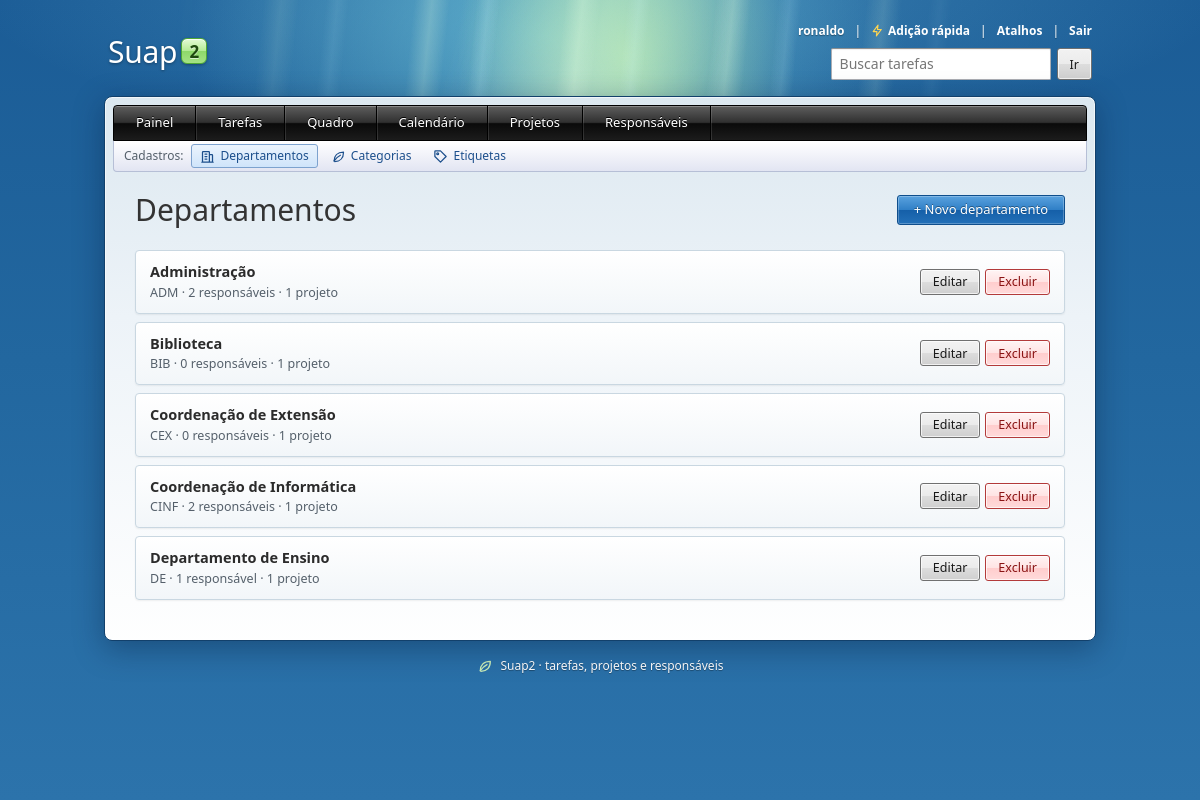
Page /departamentos/ (signed in) on the committed database.
### Suap2APP/models.py (models this page shows, shortened)
class Departamento(models.Model):
    nome = models.CharField(max_length=100, unique=True)
    sigla = models.CharField(max_length=10, blank=True)
    class Meta:
        verbose_name = 'Departamento'
        verbose_name_plural = 'Departamentos'
        ordering = ['nome']

### Suap2APP/views.py (the view)
# urls.py: path('departamentos/', views.DepartamentoListView.as_view(), name='departamento_list'),
class DepartamentoListView(LeituraMixin, ListView):
    model = Departamento
    context_object_name = 'departamentos'
    def get_queryset(self):
        return Departamento.objects.annotate(
            total_responsaveis=Count('responsaveis', distinct=True),
            total_projetos=Count('projetos', distinct=True),
        )

### Suap2APP/context_processors.py (called while the page is built)
def acesso(request):
    return {
        'visitante': e_visitante(request),
        'pode_editar': request.user.is_authenticated,
    }

### Suap2APP/views.py (called while the page is built)
def e_visitante(request):
    return not request.user.is_authenticated and request.session.get(SESSAO_VISITANTE, False)

    def dispatch(self, request, *args, **kwargs):
        if request.method in ('GET', 'HEAD') and e_visitante(request):
            return super(LoginRequiredMixin, self).dispatch(request, *args, **kwargs)
        return super().dispatch(request, *args, **kwargs)

### Suap2APP/templates/Suap2APP/departamento_list.html (shortened to what this page needs)
{% extends 'Suap2APP/base.html' %}
{% block content %}
    <div class="cabecalho">
        <h1>Departamentos</h1>
        {% if pode_editar %}
        <a class="btn btn-primary" href="{% url 'departamento_create' %}">+ Novo departamento</a>
        {% endif %}
    </div>
    {% if departamentos %}
        <div class="lista">
            {% for departamento in departamentos %}
                <div class="item">
                    <div class="item-info">
                        <div class="item-titulo">{{ departamento.nome }}</div>
                        <div class="item-detalhe">
                            {% if departamento.sigla %}{{ departamento.sigla }} · {% endif %}
                            {{ departamento.total_responsaveis }} responsáve{{ departamento.total_responsaveis|pluralize:"l,is" }}
                            · {{ departamento.total_projetos }} projeto{{ departamento.total_projetos|pluralize }}
                        </div>
                    </div>
                    {% if pode_editar %}
                        <div class="acoes">
                            <a class="btn btn-secondary btn-small" href="{% url 'departamento_update' departamento.pk %}">Editar</a>
                            <a class="btn btn-danger btn-small" href="{% url 'departamento_delete' departamento.pk %}">Excluir</a>
                        </div>
                    {% endif %}
                </div>
            {% endfor %}
        </div>
    {% else %}
        <p class="vazio">Nenhum departamento cadastrado ainda.</p>
    {% endif %}
{% endblock %}

### Suap2APP/templates/Suap2APP/_topo.html (shortened to what this page needs)
<header class="topo">
    <a class="marca" href="{% if user.is_authenticated or visitante %}{% url 'painel' %}{% else %}{% url 'login' %}{% endif %}">
        Suap<span class="marca-versao">2</span>
    </a>
    {% if user.is_authenticated or visitante %}
        <div class="topo-direita">
            <div class="topo-usuario">
                {% if user.is_authenticated %}
                    <span>{{ user.get_username }}</span>
                    <span class="separador" aria-hidden="true" data-so-com-js hidden>|</span>
                    <button type="button" class="btn btn-link" data-abrir-rapida data-url="{% url 'tarefa_rapida' %}" data-so-com-js hidden title="Adição rápida (N)">
                        <svg aria-hidden="true"><use href="#i-raio"></use></svg>Adição rápida
                    </button>
                {% else %}
                    <span>Visitante</span>
                {% endif %}
                <span class="separador" aria-hidden="true" data-so-com-js hidden>|</span>
                <button type="button" class="btn btn-link" data-abrir-atalhos data-so-com-js hidden title="Atalhos do teclado (?)">Atalhos</button>
                <span class="separador" aria-hidden="true">|</span>
                <form method="post" action="{% url 'logout' %}">
                    <button type="submit" class="btn btn-link">Sair</button>
                </form>
            </div>
            <form class="busca-topo" role="search" method="get" action="{% url 'tarefa_list' %}">
                <input id="busca-topo" type="search" name="q" placeholder="Buscar tarefas" value="{{ request.GET.q }}">
                <button type="submit" class="btn btn-small">Ir</button>
            </form>
        </div>
    {% endif %}
</header>

### Suap2APP/static/Suap2APP/css/tokens.css (style rules this page uses)
:root { color-scheme: light; --fundo-topo: #1B5C96; --fundo-meio: #22679F; --fundo-base: #2C73AB; --aurora-verde: rgba(190, 240, 170, 0.75); --aurora-ciano: rgba(130, 220, 230, 0.55); --aqua: #00AEEF; --verde: #7ED957; --sol: #FFD54F; --janela-borda: #12406B; --janela-fundo: linear-gradient(180deg, #DCE8F0 0, #EDF3F8 220px, #FFFFFF 560px); --texto: #2B2B2B; --texto-suave: #55606B; --titulo: #333333; --subtitulo: #1C5A92; --link: #1C4F8C; --link-hover: #0A3A70; --destaque-verde: #3C8F14; --sucesso: #1E6B2E; --sucesso-fundo: #E4F8DC; --sucesso-borda: #9ED98A; --info: #0A5F94; --info-fundo: #E1F4FD; --info-borda: #8CD3F5; --aviso: #7A4F00; --aviso-fundo: #FFF4CC; --aviso-borda: #F5D46B; --perigo: #A61B1B; --perigo-fundo: #FDE2E2; --perigo-borda: #F2A5A5; --caixa-fundo: linear-gradient(180deg, #FFFFFF 0%, #F2F6F9 100%); --caixa-borda: #C9D7E1; --caixa-hover-fundo: linear-gradient(180deg, #F7FBFE 0%, #E4F0FA 100%); --caixa-hover-borda: #A9C6DE; --selecao-fundo: linear-gradient(180deg, #EBF4FD 0%, #CFE4FA 100%); --selecao-borda: #7DA2CE; --raio-p: 3px; --raio-m: 4px; --raio-g: 8px; --raio-pilula: 3px; --sombra-item: 0 1px 2px rgba(0, 0, 0, 0.06); --sombra-janela: 0 8px 30px rgba(0, 20, 50, 0.35); --foco: #1C4F8C; --fonte: "Segoe UI", "Frutiger", "Myriad Pro", "Nunito Sans", "Trebuchet MS", system-ui, sans-serif; --transicao: 150ms ease-out; --aurora-velocidade: 1; }

### Suap2APP/static/Suap2APP/css/base.css (style rules this page uses)
*, *::before, *::after { box-sizing: border-box; }
html { min-height: 100%; background: var(--fundo-meio); -webkit-text-size-adjust: 100%; }
body { margin: 0; min-height: 100vh; font-family: var(--fonte); font-size: 14px; line-height: 1.5; color: var(--texto); background: transparent; -webkit-font-smoothing: antialiased; }
img, svg { max-width: 100%; }
form { margin: 0; }
h1, h2, h3 { line-height: 1.2; }
h1 { margin: 0 0 18px; font-size: clamp(24px, 1.6vw + 16px, 30px); font-weight: 300; color: var(--titulo); }
a { color: var(--link); text-decoration: none; }

### Suap2APP/static/Suap2APP/css/pages.css (style rules this page uses)
.cabecalho { display: flex; flex-direction: column; align-items: flex-start; gap: 14px; margin-bottom: 22px; }
.cabecalho h1 { margin: 0; }
@media (min-width: 768px) { .cabecalho { flex-direction: row; justify-content: space-between; align-items: center; } }

### rows in the picture
Departamento: nome "Administração", sigla "ADM", total_responsaveis "2", total_projetos "1"
Departamento: nome "Biblioteca", sigla "BIB", total_responsaveis "0", total_projetos "1"
Departamento: nome "Coordenação de Extensão", sigla "CEX", total_responsaveis "0", total_projetos "1"
Departamento: nome "Coordenação de Informática", sigla "CINF", total_responsaveis "2", total_projetos "1"
Departamento: nome "Departamento de Ensino", sigla "DE", total_responsaveis "1", total_projetos "1"

### other values in the picture
{{ user.get_username }} "ronaldo"
